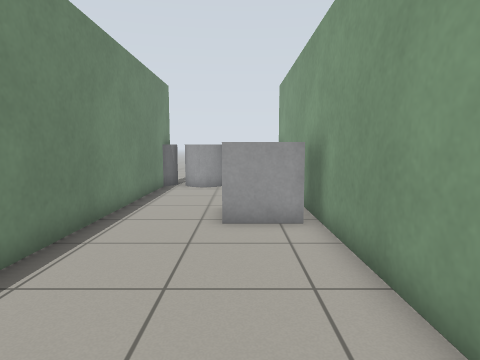
view 1 (above)

24 first-person views from a walk through a Gazebo world. The camera is 0.94 m above the floor, tilts 6° down and sees 75° across. The floor is counted in squares, 0.5 m on a side. Each view is taken from the middle of a square. On the plan, view 1 faces up. The plan holds only what a view shows up to about 17 squares ahead; the rest is blank.

view 2
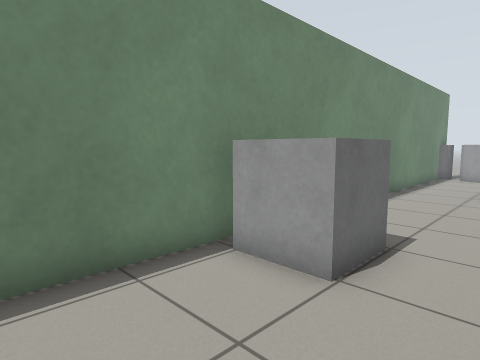

view 3
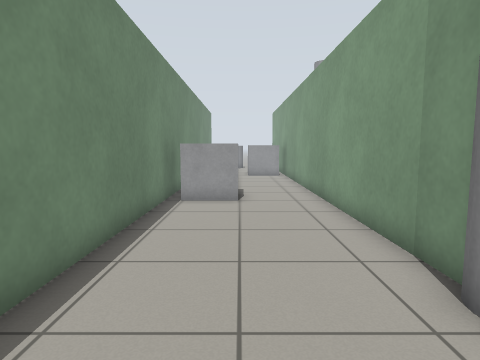

view 4
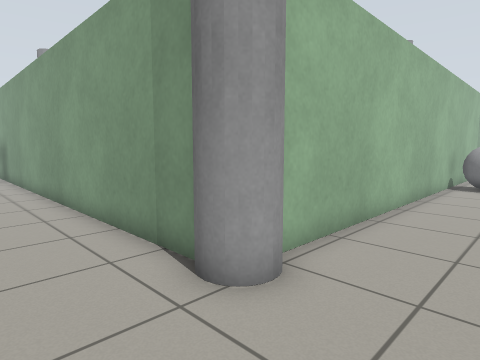

view 5
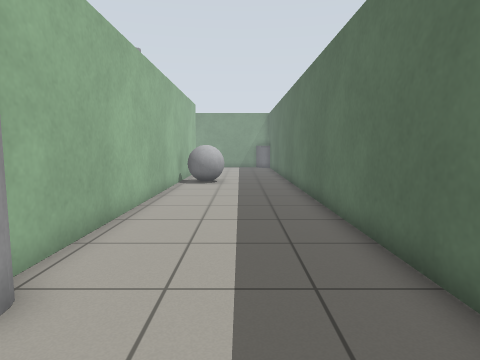

view 6
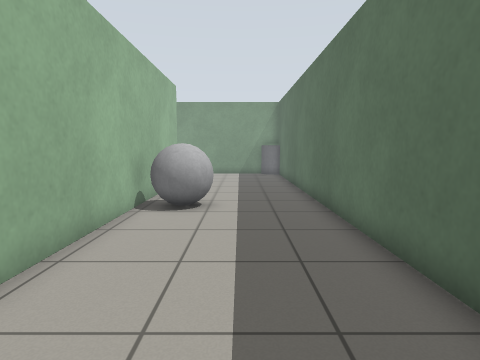

view 7
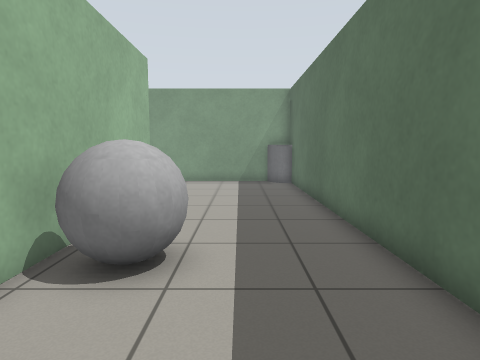

view 8
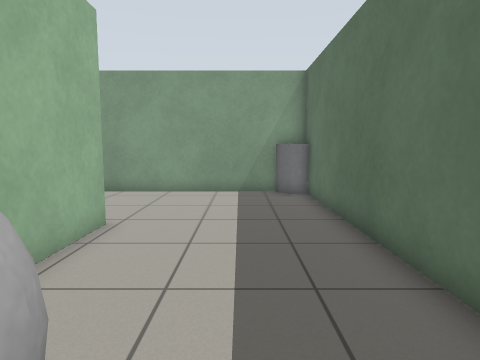

view 9
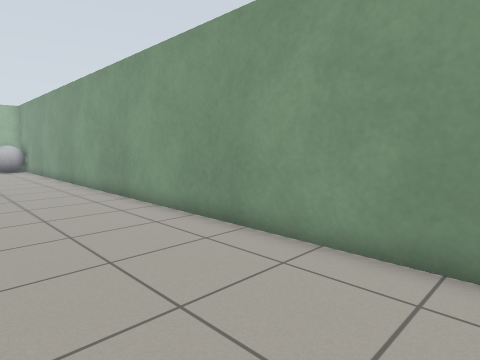

view 10
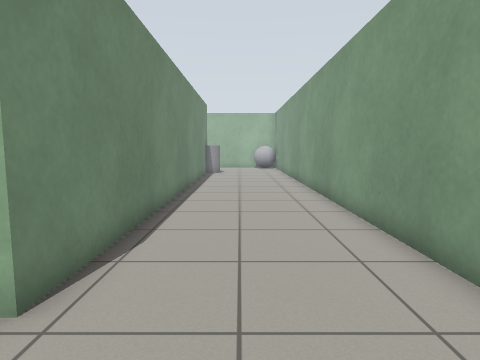

view 11
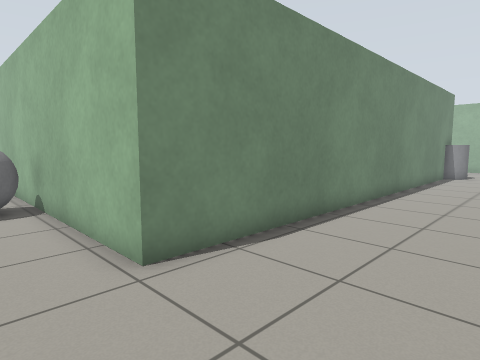

view 12
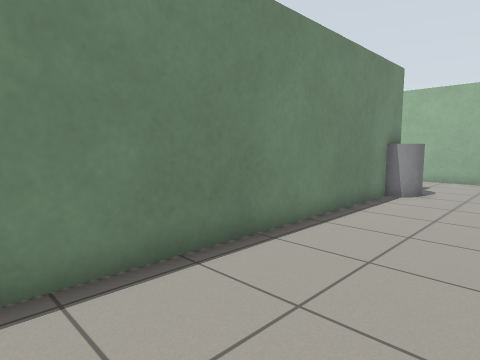

view 13
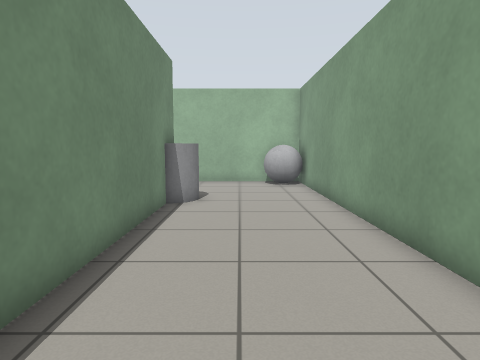

view 14
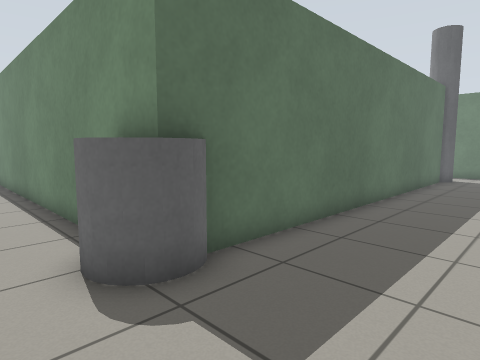

view 15
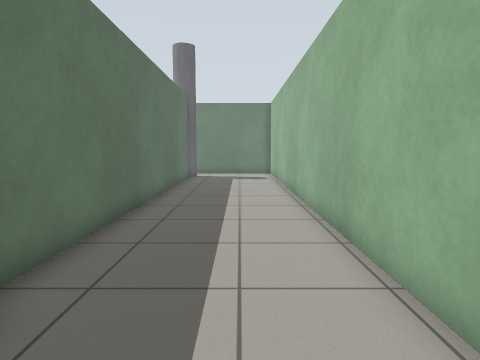

view 16
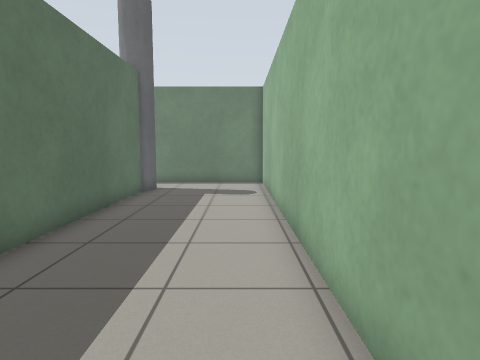

view 17
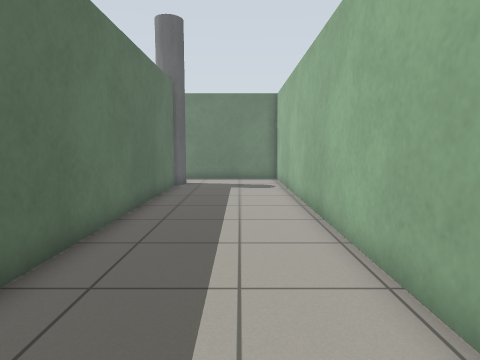

view 18
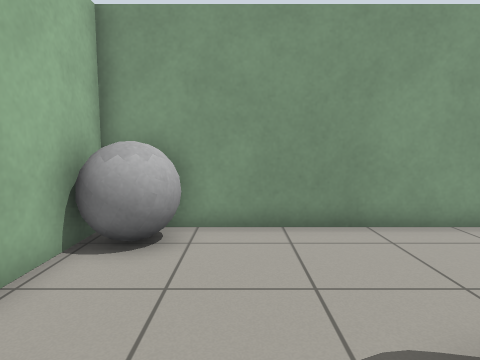

view 19
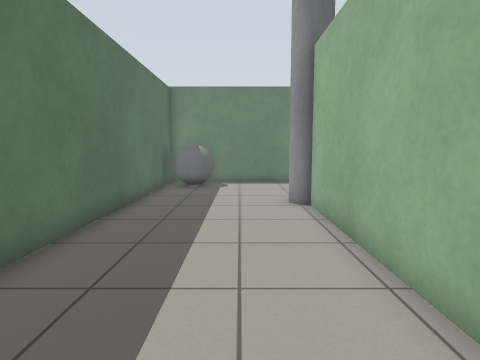

view 20
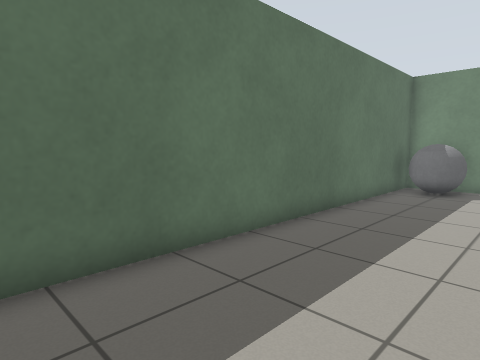

view 21
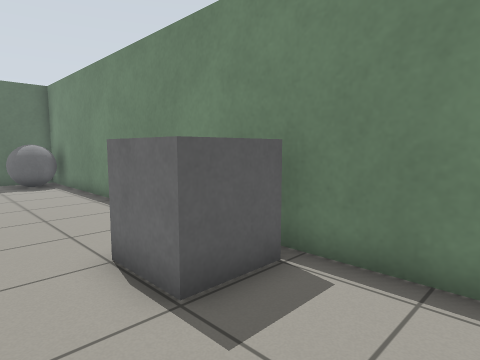

view 22
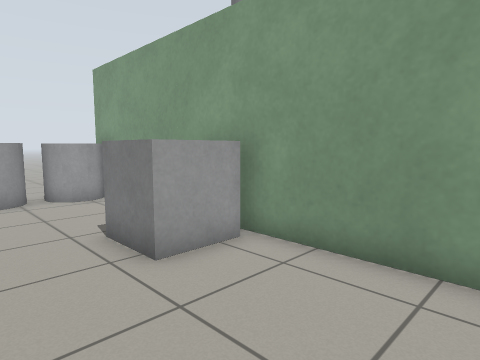

view 23
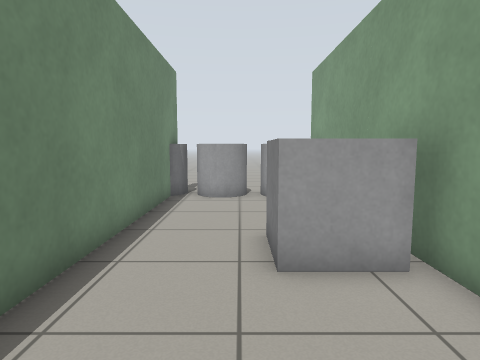

view 24
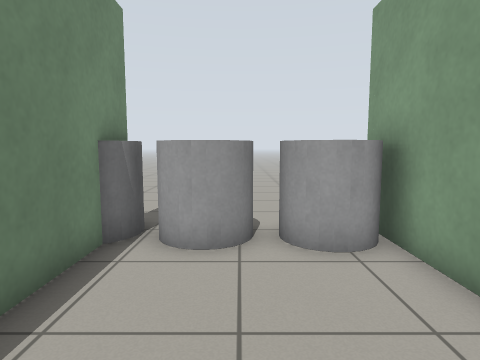

### Floor plan
Points are (right, up) in squares from view 1. A wall is a line through its corners. A room is listed if a view was taken in it or the views show most of it. See-through windows are left out.
Room 1 (views 1, 2, 3, 4, 5, 6, 7, 8, 9, 10, 11, 12, 13, 14, 15, 16, 17, 18, 19, 20, 21, 22, 23, 24)
walls: (5.7, 10.8) (21.6, 10.8); (2, -9) (2, 16.5); (2.3, 16.3) (2.3, 10.5); (-3.7, 14.5) (-3.7, -15.7) (27.5, -15.7); (22.5, 9.6) (22.5, -9.7) (3.4, -9.7); (28.2, -14.5) (28.2, 16.2) (2.6, 16.2)
objects: grey cylinder (-4, 15) to (-4, 17); grey ball (-3, -15) to (-2, -13); grey box (-3, -2) to (-1, 0); grey cylinder (-3, 15) to (-1, 15); grey box (0, 8) to (1, 10); grey cylinder (0, 14) to (1, 16); grey pole (2, -10) to (3, -9); grey pole (5, 10) to (6, 11); grey ball (15, -12) to (17, -10); grey cylinder (22, 9) to (23, 11); grey ball (26, 14) to (28, 16); grey cylinder (27, -16) to (28, -15)

Positions as (right, up) in squares from view 1, and headings:
1: (0, 0), facing up
2: (1, -6), facing up-left
3: (-1, -13), facing up
4: (-1, -13), facing up-right
5: (-1, -13), facing right
6: (6, -13), facing right
7: (11, -13), facing right
8: (15, -13), facing right
9: (23, -13), facing up-right
10: (25, -13), facing up
11: (27, -12), facing up-left
12: (27, -3), facing up-left
13: (25, -1), facing up
14: (25, 15), facing down-left
15: (25, 14), facing left
16: (19, 15), facing left
17: (21, 14), facing left
18: (21, 13), facing right
19: (13, -12), facing left
20: (12, -11), facing down-left
21: (1, 3), facing down-left
22: (-3, 3), facing up-right
23: (-1, 3), facing up
24: (-1, 9), facing up
